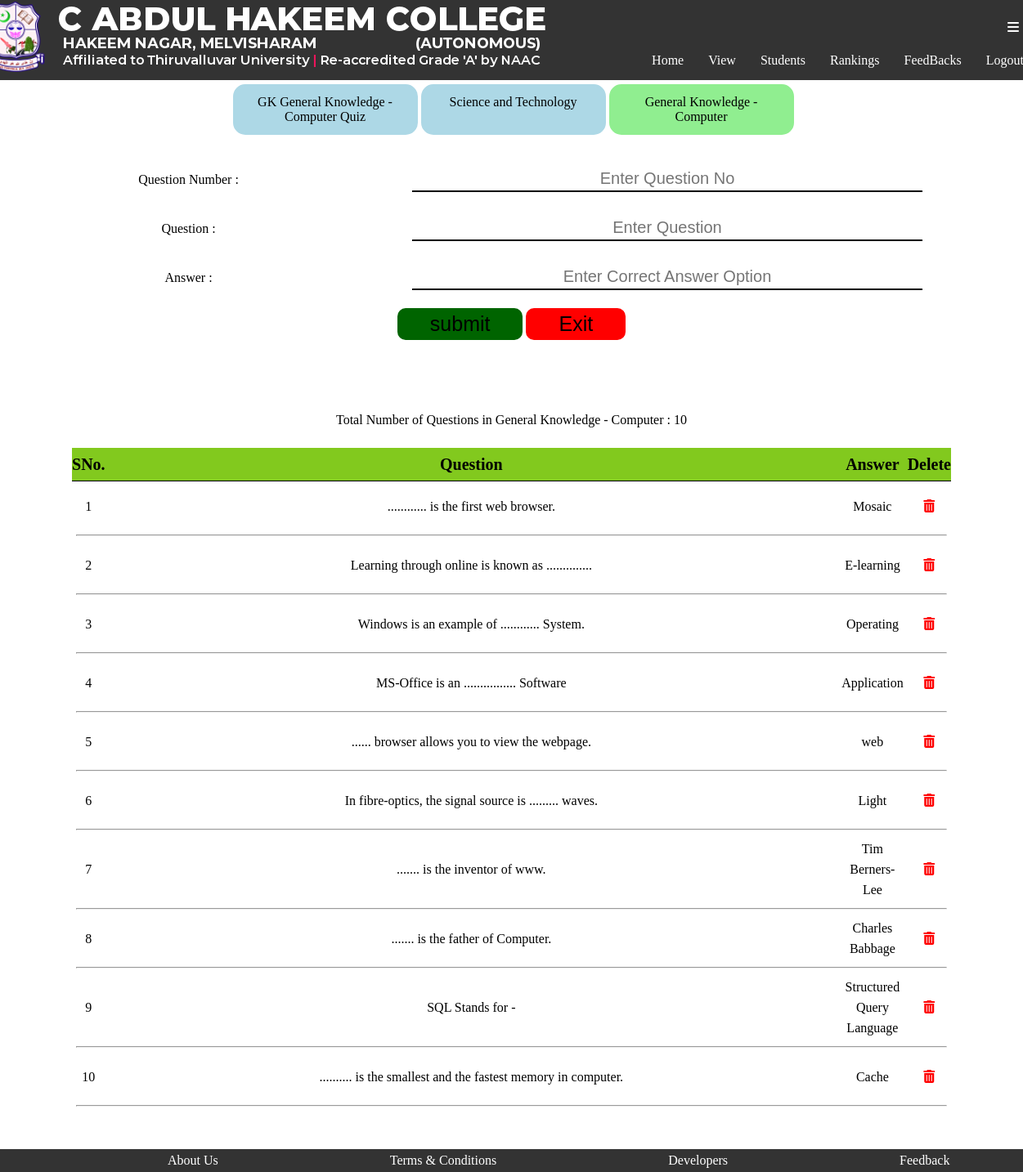
The app's page /adminuser.php?Bsection=General Knowledge - Computer (signed in) with its own data.
### tables this page shows
CREATE TABLE `Title` (
  `id` int(5) NOT NULL,
  `Subject` varchar(100) NOT NULL,
  `visibility` bit(1) NOT NULL
);

CREATE TABLE `Title1` (
  `id` int(5) NOT NULL,
  `Subject` varchar(100) NOT NULL,
  `visibility` bit(1) NOT NULL
);

CREATE TABLE `QA` (
  `Qno` int(5) NOT NULL,
  `Question` varchar(300) NOT NULL,
  `Answer` varchar(100) NOT NULL,
  `Section` varchar(100) NOT NULL
);

### adminuser.php (the view, shortened to what this page needs)
<!Doctype HTML>
<?php
include("header.php");
include("dbconnect.php");
?>
<body>
    <?php
    if(isset($_SESSION["aid"]))
    {
            ?>
            <?php
        if(isset($_REQUEST["Bsection"]))
        {
            echo '<div id="Title">';
            $Title=mysqli_query($link,"select * from Title order by id");
            while($Trows=mysqli_fetch_array($Title))
            {
            ?>
                <div id="div1">
                    <a style="text-decoration:none; color:black" href="adminuser.php?section=<?php echo $Trows["Subject"]; ?>"><?php echo $Trows["Subject"]; ?></a>
                </div>
            <?php
            }
            $Title=mysqli_query($link,"select * from Title1 order by id");
            while($Trows=mysqli_fetch_array($Title))
            {
            ?>
                <div id="div2">
                    <a style="text-decoration:none; color:black;" href="adminuser.php?Bsection=<?php echo $Trows["Subject"]; ?>"><?php echo $Trows["Subject"]; ?></a>
                </div>
            <?php
            }
            echo '</div>';
            $Bsection=$_REQUEST["Bsection"];
            ?>
            <div id="question">
                <form method="post" style="text-align:center" action="adminuser.php?Bsection=<?php echo $Bsection; ?>">
                    <table>
                        <tr>
                            <td><label for="">Question Number :</label></td>
                            <td><input type="text" name="No" value="" placeholder="Enter Question No" autocomplete="off" autofocus required></td>
                        </tr>
                        <tr>
                            <td><label for="">Question :</label></td>
                            <td><input type="text" name="Question" value="" placeholder="Enter Question" autocomplete="off" required></td>
                        </tr>
                        <tr>
                            <td><label for="">Answer :</label></td>
                            <td><input type="text" name="Answer" value="" placeholder="Enter Correct Answer Option" autocomplete="off" required></td>
                        </tr>
                        <tr>
                            <td colspan=2>
                                <input type="submit" name="submitQuestionB" value="submit" style="background:darkgreen; padding:5px 40px; font-size:25px; border-radius:10px; border:none;">
                                <button style="background:red; padding:5px 40px; font-size:25px; border-radius:10px; border:none;"><a href="adminuser.php?a=1" style="text-decoration:none; color:black;">Exit</a></button>
                            </td>
                        </tr>
                    </table>
                </form>
            </div>
            <div align=center style="padding:50px;">
                <form action="" id=display style="text-align:center;" method="post">
                <div>
                    <table class="table">
                        <tr>
                            <th>SNo.</th>
                            <th width="900px">Question</th>
                            <th>Answer</th>
                            <th>Delete</th>
                        </tr>
                            <?php
                                $Bsection=$_REQUEST["Bsection"];
                                $Qdetails=mysqli_query($link,"select * from QA where Section='$Bsection' order by Qno");
                                while($Qrows=mysqli_fetch_array($Qdetails))
                                {
                                    ?>
                                    <tr>
                                    <td style="height:50px;"><?php echo $Qrows["Qno"]; ?></td>
                                    <td><?php echo $Qrows["Question"]; ?></td>
                                    <td><?php echo $Qrows["Answer"]; ?></td>
                                    <td><a href='edit.php?Del_QA=<?php echo $Qrows["Qno"]; ?>'><i style="color:red" class="fas fa-trash-alt"></i></a></td>
                                    </tr>
                                    <tr><td colspan='4'><hr></td></tr>
                                    <?php
                                }
                            ?>
                    </table>
                </div>
                </form>
            </div>
            <?php
        }
            ?>
            <?php
        include("footer.php");
    }
    else
    {
        echo "<div style='margin-top:10%; text-align:center;'>";
        echo "<h1>You have been Logout</h1>";
        echo "Click <a href='index.php?i=3'>here</a> to Login";
        echo "</div>";
    }
    ?>
</body>

### header.php (style rules this page uses)
* { margin:0px; padding:0px; }

### adminuser.php (style rules this page uses)
#question input[type="text"] { border:none; border-bottom:2px solid black; width:80%; text-align:center; line-height:30px; font-size:20px; background:transparent; }
#Title { display:flex; justify-content:center; }
#Title>#div1 { width:200px; text-align:center; margin-left:4px; margin-top:5px; padding:10px; background:lightblue; border:3px solid lightblue; border-radius:15px; }
#Title>#div2 { width:200px; text-align:center; margin-left:4px; margin-top:5px; padding:10px; background:lightgreen; border:3px solid lightgreen; border-radius:15px; }
#Title>div>a { float:left; height:100%; width:100%; }
table { background:white; margin:10px 2% 10px 2%; padding:15px; text-align:center; width:96%; font-size:20px; border-spacing:0px; }
th { line-height:40px; border-bottom:1px solid black; background:#82c91e; }
td { line-height:50px; text-align:center; font-size:16px; padding:5px; }
.table td { line-height:25px; }

### footer.php (style rules this page uses)
* { margin:0px; padding:0px; }

### records on screen
title: Subject "GK General Knowledge - Computer Quiz"
title: Subject "Science and Technology"
title1: Subject "General Knowledge - Computer"
qa: Qno "1", Question "............ is the first web browser.", Answer "Mosaic"
qa: Qno "2", Question "Learning through online is known as ..............", Answer "E-learning"
qa: Qno "3", Question "Windows is an example of ............ System.", Answer "Operating"
qa: Qno "4", Question "MS-Office is an ................ Software", Answer "Application"
qa: Qno "5", Question "...... browser allows you to view the webpage.", Answer "web"
qa: Qno "6", Question "In fibre-optics, the signal source is ......... waves.", Answer "Light"
qa: Qno "7", Question "....... is the inventor of www.", Answer "Tim Berners-Lee"
qa: Qno "8", Question "....... is the father of Computer.", Answer "Charles Babbage"
qa: Qno "9", Question "SQL Stands for -", Answer "Structured Query Language"
qa: Qno "10", Question ".......... is the smallest and the fastest memory in computer.", Answer "Cache"
